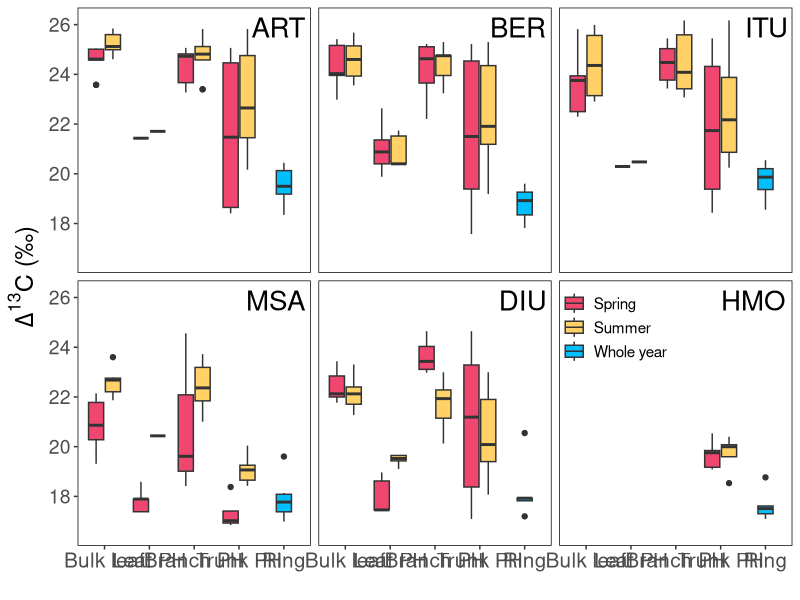

This figure's R source:
library(ggplot2)
library(tidyverse)

D13CtreeRing <- read.csv("gradienteData/isotopes_gradiente_2023/Tabla_S2025-3401_mod.csv") %>% 
  filter(year == 2023) %>% 
  filter(tree != "MSA7") |>
  mutate(D13C = (-8.64 - d13C_permil)/(1+d13C_permil*0.001)) |>
  mutate(site = factor(site, levels = c("ART", "BER", "ITU", "MSA", "DIU", "HMO"))) |> 
  select(-c(year, perc_C, d13C_permil, tree))
D13CtreeRing$campaign <- rep("Whole year", times = nrow(D13CtreeRing))
D13CtreeRing$tissue <- rep("Ring", times = nrow(D13CtreeRing))
D13CtreeRing <- D13CtreeRing[, c("site", "campaign", "tissue", "D13C")]
  
d13CtrunkPh <- read.csv("gradienteData/isotopes_gradiente_2023/isotopes_base_phloem.csv") %>% 
  filter(sampling_date <= 20230701 | sampling_date >= 20230827) %>%
  mutate(campaign = ifelse(sampling_date <= 20230701, "spring23", "summer23")) %>% 
  select(-c(d15N_base_phloem)) |> 
  rename(d13C_trunk_ph = d13C_base_phloem)

d13Cleaf <- read.csv("gradienteData/isotopes_gradiente_2023/isotopes_leaf.csv") %>% 
  filter(canopy_position == "shade_low") %>% 
  filter(sampling_date <= 20230731 | sampling_date >= 20230827) %>% 
  select(-c(weight_mg, canopy_position, canopy_position2, sampling_date,
            N_perc_leaf, d15N_leaf))

d13CbranchPh <- read.csv("gradienteData/isotopes_gradiente_2023/isotopes_stem_phloem.csv") %>%
  filter(sampling_date <= 20230701 | sampling_date >= 20230827) %>%
  filter(canopy_position == "shade_low") %>%
  mutate(campaign = ifelse(sampling_date <= 20230701, "spring23", "summer23")) %>% 
  select(-c(d15N_stem_phloem, canopy_position, canopy_position2, sampling_date)) |> 
  rename(d13C_branch_ph = d13C_stem_phloem)

d13CleafPh <- read.csv("gradienteData/isotopes_gradiente_2023/isotopes_leaf_phloem.csv") |> 
  filter(sampling_date <= 20230701 | sampling_date >= 20230827) %>%
  mutate(campaign = ifelse(sampling_date <= 20230701, "spring23", "summer23")) %>% 
  select(-c(sampling_date))

D13C_gradiente <- full_join(d13CbranchPh, d13CtrunkPh, by = c("site", "tree", "campaign")) |> 
  full_join(d13Cleaf, by = c("site", "tree", "campaign")) |>
  full_join(d13CleafPh, by = c("site", "tree", "campaign")) |> 
  mutate(site = factor(site, levels = c("ART", "BER", "ITU", "MSA", "DIU", "HMO"))) |> 
  mutate(d13Camb_month = ifelse(campaign == "spring23", -8.75, -8.64)) |> 
  mutate(D13C_leaf = (d13Camb_month - d13C_leaf)/(1+d13C_leaf*0.001)) |> 
  mutate(D13C_leaf_ph = (d13Camb_month - d13C_leaf_ph)/(1+d13C_leaf_ph*0.001)) |> 
  mutate(D13C_branch_ph = (d13Camb_month - d13C_branch_ph)/(1+d13C_branch_ph*0.001)) |>
  mutate(D13C_trunk_ph = (d13Camb_month - d13C_trunk_ph)/(1+d13C_trunk_ph*0.001)) |>
  select(c(site, campaign, c(starts_with("D13C_", ignore.case = F)))) |> 
  pivot_longer(cols = starts_with("D13C_"), names_to = "tissue", values_to = "D13C") |> 
  mutate(tissue = as.factor(tissue)) |> 
  mutate(campaign = as.factor(campaign))

D13C_gradiente$campaign <- recode_factor(D13C_gradiente$campaign,
                                         spring23 = "Spring", summer23 = "Summer")
D13C_gradiente$tissue <- recode_factor(D13C_gradiente$tissue,
                                       D13C_branch_ph = "Branch PH", D13C_leaf = "Bulk leaf",
                                         D13C_leaf_ph = "Leaf PH", D13C_trunk_ph = "Trunk PH")
D13C_gradiente$tissue <- factor(D13C_gradiente$tissue, levels = c("Bulk leaf", "Leaf PH", "Branch PH", "Trunk PH"))

D13C_gradiente <- rbind(D13C_gradiente, D13CtreeRing)

site_labels <- D13C_gradiente %>% distinct(site)

fig1 <- ggplot(D13C_gradiente, aes(x = tissue, y = D13C, fill = campaign)) +
  geom_boxplot(
    position = position_dodge2(width = 0.8, preserve = "single")) +
  scale_fill_manual(values=c("#EF476F", "#FFD166", "deepskyblue")) +
  ylim(16.5, 26.2)+
  labs(
    x = "",
    y = expression(Delta^13*C~"(\u2030)"),
    fill = "Campaign"
  ) +
  facet_wrap(~site) +
  geom_text(data = site_labels, aes(x = Inf, y = Inf, label = site),
    hjust = 1.1, vjust = 1.5, size = 7,
    inherit.aes = FALSE) +
  theme(
    strip.background = element_blank(),
    strip.text = element_blank(),
    panel.background = element_blank(),
    plot.background  = element_blank(),
    panel.border = element_rect(color = "black",
                                fill = NA,
                                linewidth = .5),
    axis.line = element_blank(),
    axis.title.y = element_text(size = 18),
    axis.text.x  = element_text(size = 15),
    axis.text.y  = element_text(size = 14),
    legend.title = element_blank(),
    legend.text = element_text(size = 11),
    legend.position = c(0.835, 0.325),
    legend.justification = c("right", "bottom"),
    legend.background = element_blank(),
    legend.key = element_blank(),
    panel.grid = element_blank()
  )
